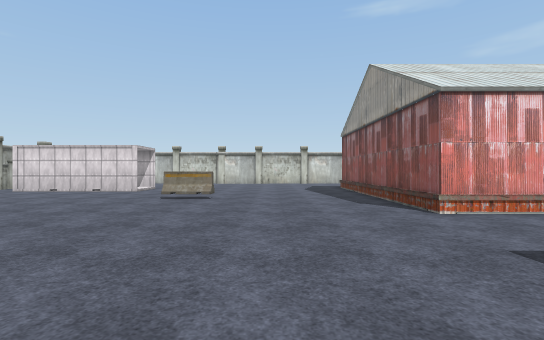
[1] (above)

23 first-person views from a walk through a Unity game level. The camera is 1.4 m above the floor, looks level and sees 85° across. The floor is counted in squares, 2 m on a side. Each view is taken from the middle of a square. On the plan, view 1 faces up. The plan holds only what a view shows up to about 10 squares ahead; the rest is blank. The place goes on beyond the plan. The player character is not drawn. Some animated figures are not drawn. Some surface patterns are stand-ins.

[2]
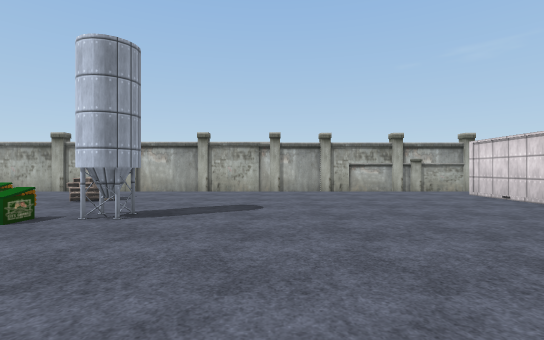

[3]
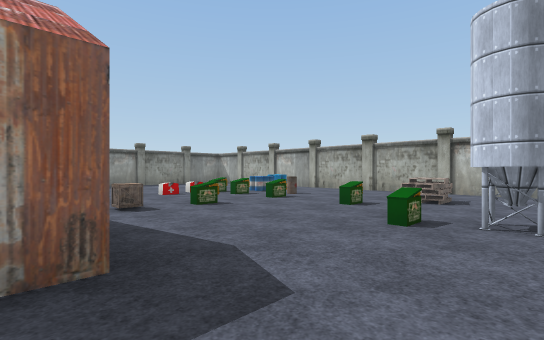

[4]
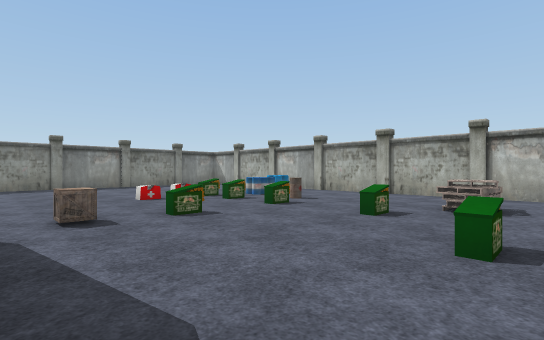

[5]
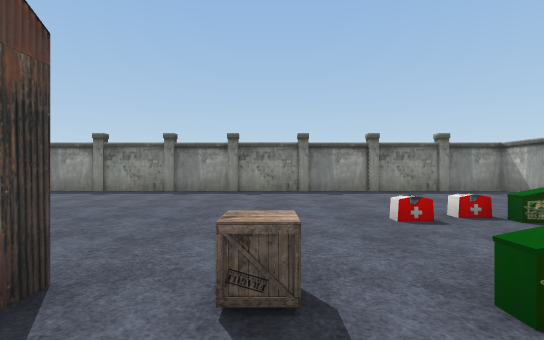

[6]
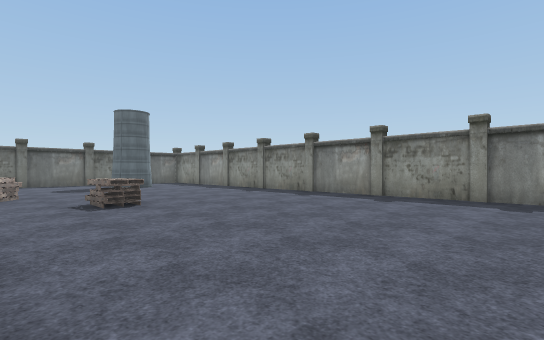

[7]
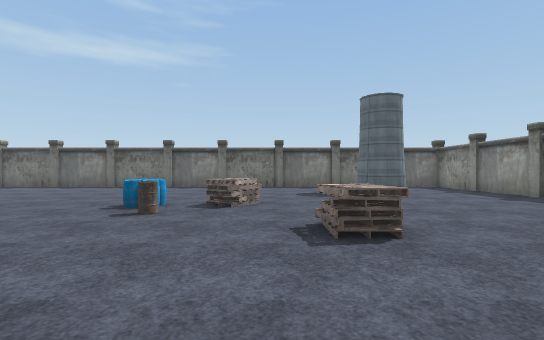

[8]
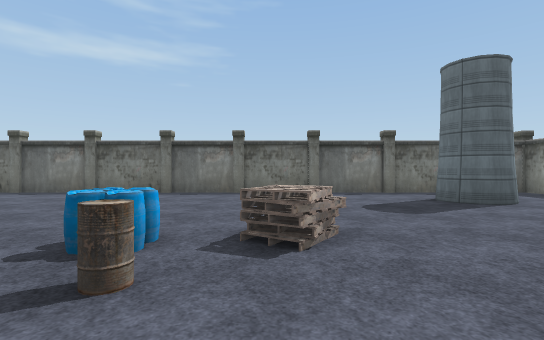

[9]
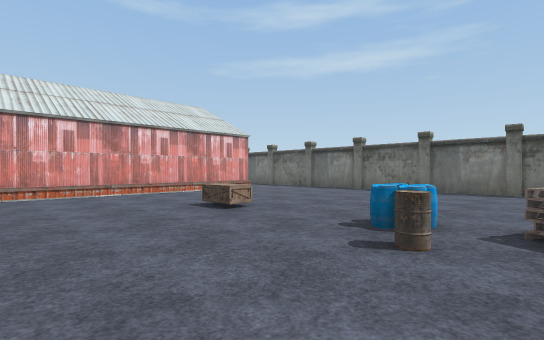

[10]
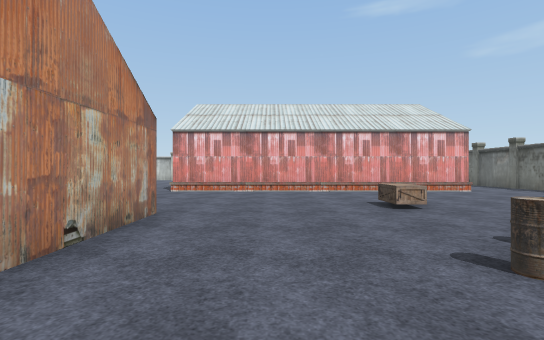

[11]
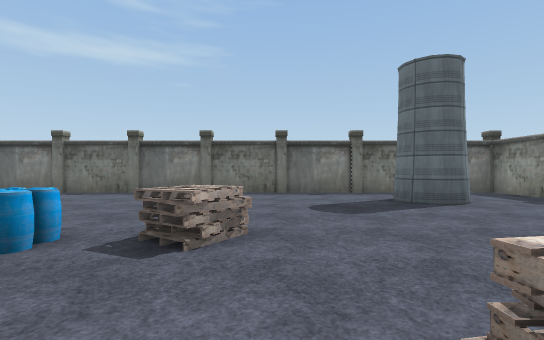

[12]
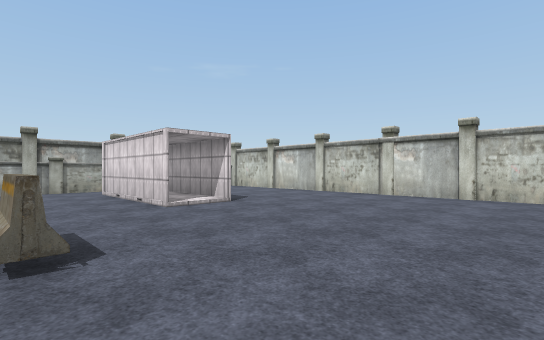

[13]
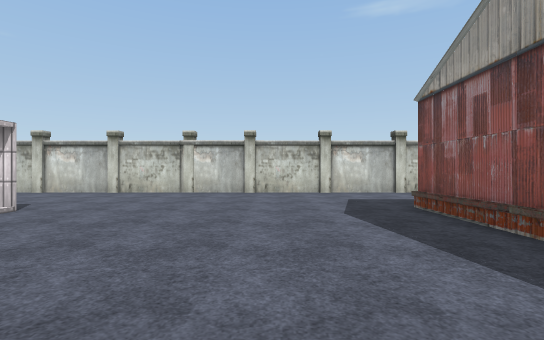

[14]
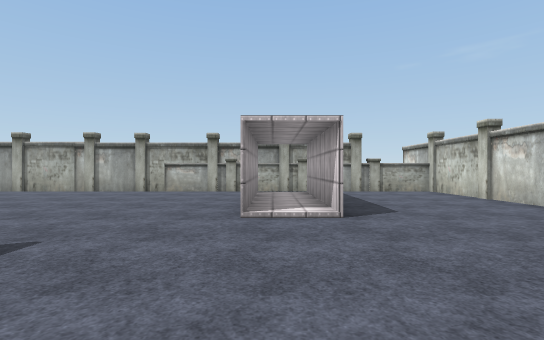

[15]
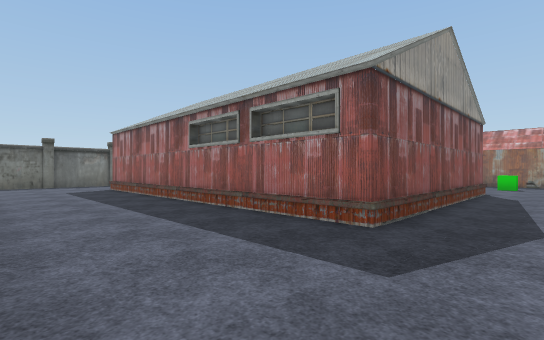

[16]
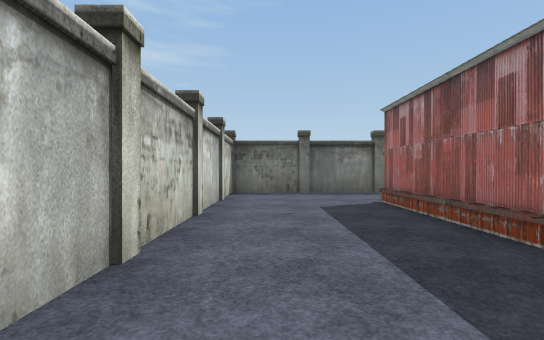

[17]
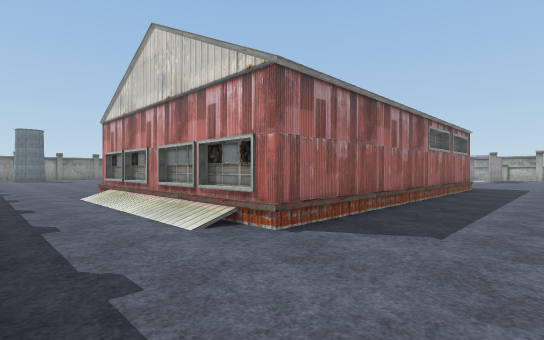

[18]
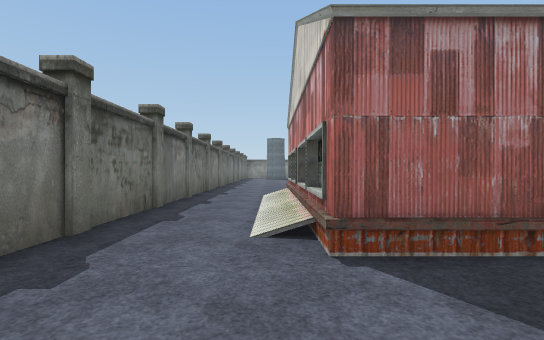

[19]
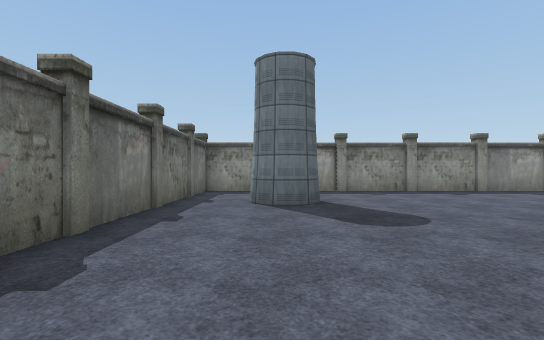

[20]
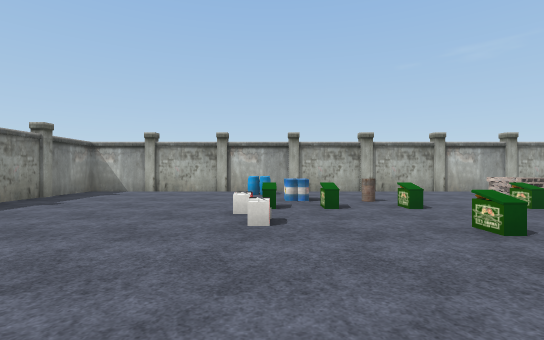

[21]
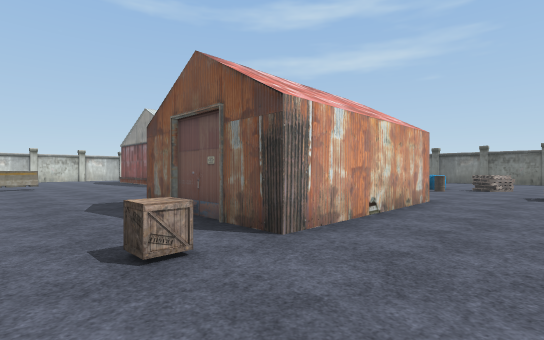

[22]
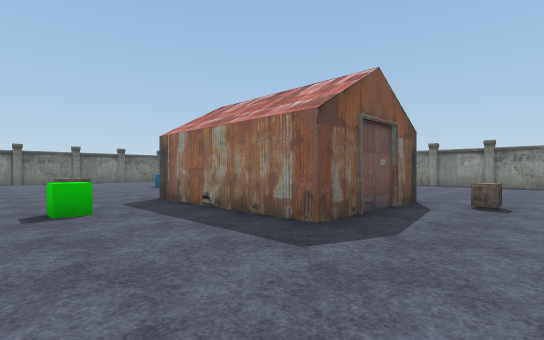

[23]
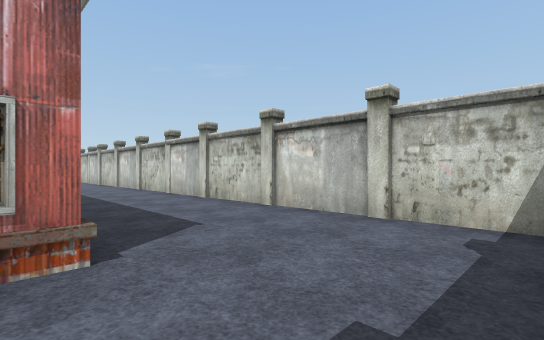

### Floor plan
Ten units are one square. View 1 is at (0, 0); x grows to the right and y downward. Boxes are objects, and circles mark ways between rooms. Rooms are numbered by the first view taken in them; rooms with no view inside come last. Other rooms are left out.
<svg viewBox="-102 -157 259 282">
<path fill="none" stroke="#000" d="M27 -48 27 -115 125 -115 125 -48 27 -48M41 38 -6 38 -6 2 41 2 41 30M121 82 124 78M126 78 129 78 133 81 135 87M121 90 120 86 121 81 127 78M152 96 152 -152 -97 -151 -97 120 135 118M135 118 152 118 152 96"/>
<rect x="-95" y="55" width="10" height="10" fill="#bbb"><title>other object</title></rect>
<rect x="-85" y="-115" width="40" height="20" fill="#bbb"><title>other object</title></rect>
<rect x="-75" y="45" width="10" height="10" fill="#bbb"><title>other object</title></rect>
<rect x="-75" y="35" width="10" height="10" fill="#bbb"><title>other object</title></rect>
<rect x="-75" y="5" width="10" height="10" fill="#bbb"><title>other object</title></rect>
<rect x="-65" y="55" width="20" height="10" fill="#bbb"><title>other object</title></rect>
<rect x="-65" y="45" width="10" height="10" fill="#bbb"><title>other object</title></rect>
<rect x="-65" y="25" width="10" height="10" fill="#bbb"><title>other object</title></rect>
<rect x="-65" y="5" width="10" height="10" fill="#bbb"><title>other object</title></rect>
<rect x="-55" y="-25" width="20" height="10" fill="#bbb"><title>other object</title></rect>
<rect x="-45" y="55" width="10" height="10" fill="#bbb"><title>other object</title></rect>
<rect x="-45" y="-15" width="10" height="10" fill="#bbb"><title>other object</title></rect>
<rect x="-35" y="25" width="10" height="10" fill="#bbb"><title>other object</title></rect>
<rect x="-25" y="25" width="10" height="10" fill="#bbb"><title>other object</title></rect>
<rect x="-25" y="-75" width="10" height="10" fill="#bbb"><title>other object</title></rect>
<rect x="15" y="-25" width="10" height="10" fill="#bbb"><title>other object</title></rect>
<rect x="55" y="55" width="20" height="10" fill="#bbb"><title>other object</title></rect>
<rect x="75" y="-15" width="10" height="10" fill="#bbb"><title>other object</title></rect>
<rect x="85" y="35" width="10" height="10" fill="#bbb"><title>other object</title></rect>
<rect x="85" y="15" width="10" height="20" fill="#bbb"><title>other object</title></rect>
<circle cx="125" cy="105" r="3" fill="#2a7"/>
<circle cx="145" cy="85" r="3" fill="#2a7"/>
<text x="20" y="-20">1</text>
<text x="140" y="100">2</text>
</svg>
Room 1 opens to room 2.

Where each view was taken, in squares from view 1:
view 1: 0 up, 0 right, facing up
view 2: 4 up, 0 right, facing left
view 3: 2 up, 0 right, facing down-left
view 4: 1 up, 1 left, facing down-left
view 5: 2 down, 2 left, facing down
view 6: 4 down, 0 right, facing down-right
view 7: 5 down, 3 right, facing right
view 8: 4 down, 6 right, facing right
view 9: 4 down, 5 right, facing up-right
view 10: 5 down, 6 right, facing up
view 11: 5 down, 6 right, facing right
view 12: 7 up, 1 right, facing up-left
view 13: 6 up, 0 right, facing up
view 14: 10 up, 0 right, facing left
view 15: 15 up, 1 right, facing down-right
view 16: 14 up, 6 right, facing right
view 17: 14 up, 15 right, facing down-left
view 18: 14 up, 13 right, facing down
view 19: 2 down, 13 right, facing down
view 20: 6 down, 0 right, facing left
view 21: 6 down, 3 left, facing up-right
view 22: 3 up, 3 left, facing down-right
view 23: 11 up, 15 right, facing up-left
